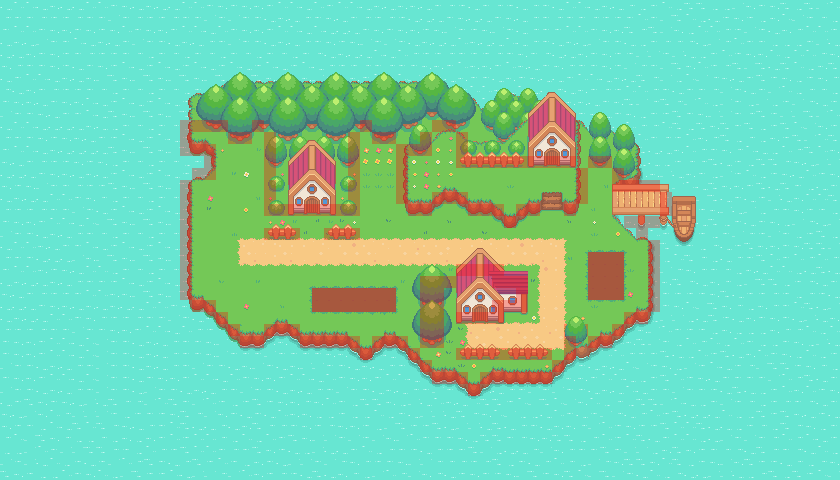

Tiled map render using the project's own tile images. Description and the map definition, with tile-layer contents summarised, below:
An orthogonal 70x40 tile map with 12x12 px tiles, 15 tile layers (Ocean, Island, Trees, Trees 2, ...), 2 tilesets.

<map version="1.5" tiledversion="1.7.2" orientation="orthogonal" renderorder="right-down" width="70" height="40" tilewidth="12" tileheight="12" infinite="0" nextlayerid="27" nextobjectid="1">
 <editorsettings>
  <export target="../../pelletTown.json" format="json" />
 </editorsettings>
 <tileset firstgid="1" source="pokemonStyleGameTileset.tsx" />
 <tileset firstgid="1025" source="collisionTileset.tsx" />
 <layer id="1" name="Ocean" width="70" height="40">
  <data>[2800 cells, 2800 non-empty, 9 distinct tile ids]</data>
 </layer>
 <layer id="5" name="Island" width="70" height="40">
  <data>[2800 cells, 909 non-empty, 119 distinct tile ids]</data>
 </layer>
 <layer id="11" name="Trees" width="70" height="40">
  <data>[2800 cells, 120 non-empty, 22 distinct tile ids]</data>
 </layer>
 <layer id="12" name="Trees 2" width="70" height="40">
  <data>[2800 cells, 130 non-empty, 23 distinct tile ids]</data>
 </layer>
 <layer id="13" name="Trees 3" width="70" height="40">
  <data>[2800 cells, 96 non-empty, 22 distinct tile ids]</data>
 </layer>
 <layer id="16" name="Plateau" width="70" height="40">
  <data>[2800 cells, 127 non-empty, 85 distinct tile ids]</data>
 </layer>
 <layer id="6" name="Flowers and Grass" width="70" height="40">
  <data>[2800 cells, 93 non-empty, 31 distinct tile ids]</data>
 </layer>
 <group id="17" name="Objects">
  <layer id="15" name="Bushes" width="70" height="40">
   <data>[2800 cells, 28 non-empty, 4 distinct tile ids]</data>
  </layer>
  <layer id="8" name="Fence" width="70" height="40">
   <data>[2800 cells, 41 non-empty, 9 distinct tile ids]</data>
  </layer>
  <layer id="14" name="House Trees" width="70" height="40">
   <data>[2800 cells, 38 non-empty, 8 distinct tile ids]</data>
  </layer>
  <layer id="4" name="House" width="70" height="40">
   <data>[2800 cells, 112 non-empty, 84 distinct tile ids]</data>
  </layer>
  <layer id="10" name="Dock" width="70" height="40">
   <data>[2800 cells, 42 non-empty, 42 distinct tile ids]</data>
  </layer>
 </group>
 <layer id="20" name="Collisions" width="70" height="40" opacity="0.3">
  <data>[2800 cells, 185 non-empty, 1 distinct tile ids]</data>
 </layer>
 <layer id="26" name="Battle Zones" width="70" height="40" opacity="0.5">
  <data>[2800 cells, 26 non-empty, 1 distinct tile ids]</data>
 </layer>
 <layer id="22" name="Foreground Objects" width="70" height="40">
  <data>[2800 cells, 45 non-empty, 26 distinct tile ids]</data>
 </layer>
</map>
